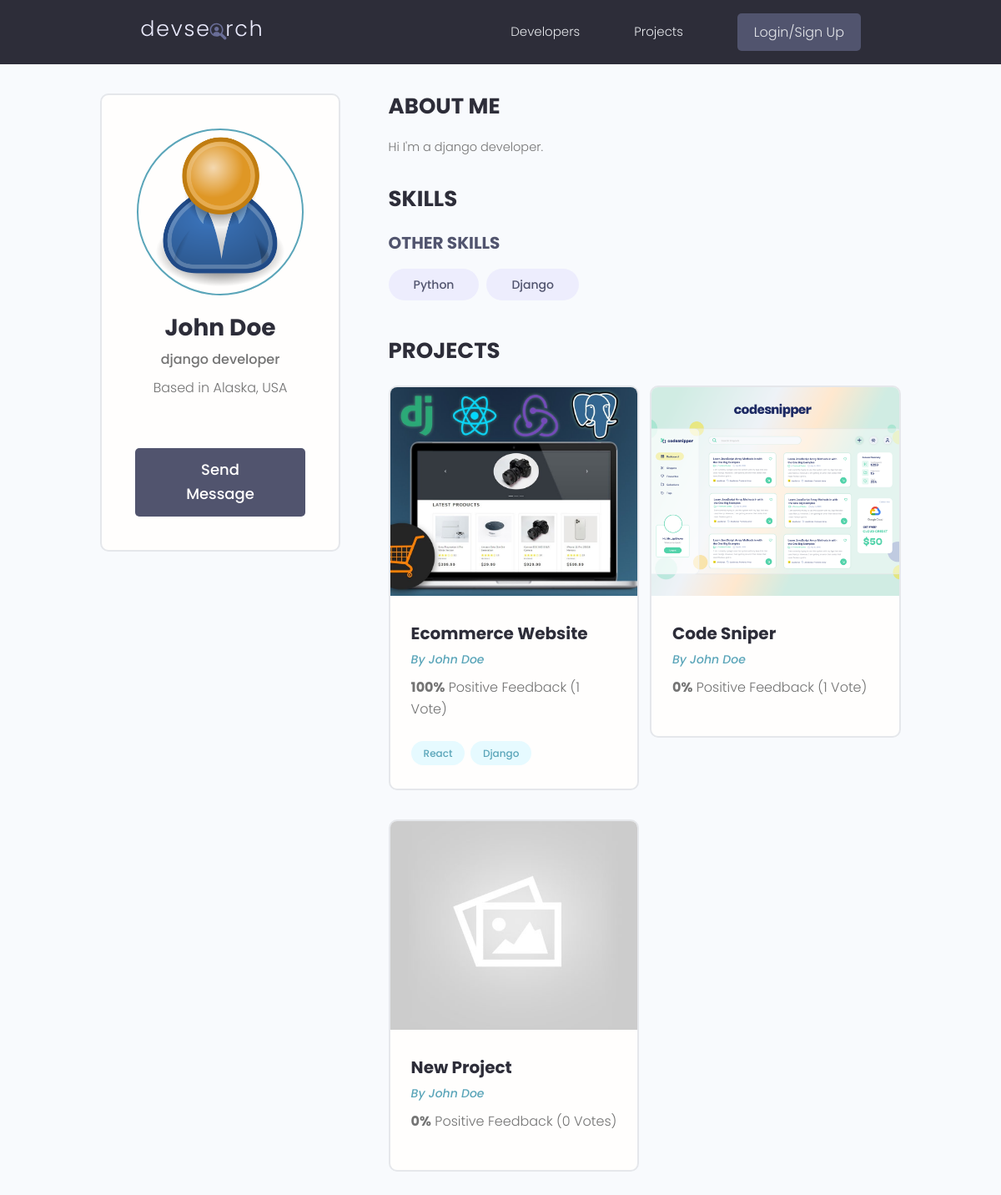
Screenshot of /profile/9b1d2f68-c537-4f3b-8278-d3011568947c/ with the database file from the repository.
### users/models.py (models this page shows, shortened)
class Profile(models.Model):
    user = models.OneToOneField(User, on_delete=models.CASCADE, null=True, blank=True)
    name = models.CharField(max_length=200, blank=True, null=True)
    email = models.EmailField(max_length=500, blank=True, null=True)
    username = models.CharField(max_length=200, blank=True, null=True)
    location = models.CharField(max_length=200, blank=True, null=True)
    short_intro = models.CharField(max_length=200, blank=True, null=True)
    bio = models.TextField(blank=True, null=True)
    profile_image = models.ImageField(null=True, blank=True, upload_to='profiles/', default="profiles/user-default.png")
    social_github = models.CharField(max_length=200, blank=True, null=True)
    social_twitter = models.CharField(max_length=200, blank=True, null=True)
    social_linkedin = models.CharField(max_length=200, blank=True, null=True)
    social_youtube = models.CharField(max_length=200, blank=True, null=True)
    social_website = models.CharField(max_length=200, blank=True, null=True)
    created = models.DateTimeField(auto_now_add=True)
    id = models.UUIDField(default=uuid.uuid4, unique=True, primary_key=True, editable=False)
    class Meta:
        ordering = ['created']

class Skill(models.Model):
    owner = models.ForeignKey(Profile, on_delete=models.CASCADE, null=True, blank=True)
    name = models.CharField(max_length=200, blank=True, null=True)
    description = models.TextField(null=True, blank=True)
    created = models.DateTimeField(auto_now_add=True)
    id = models.UUIDField(default=uuid.uuid4, unique=True, primary_key=True, editable=False)
    def __str__(self):
        return str(self.name)

### projects/models.py (models this page shows, shortened)
class Project(models.Model):
    owner = models.ForeignKey(Profile, null=True, blank=True, on_delete=models.CASCADE)
    title = models.CharField(max_length=200)
    description = models.TextField(null=True, blank=True)
    featured_image = models.ImageField(null=True, blank=True, default="default.jpg")
    demo_link = models.CharField(max_length=2000, null=True, blank=True)
    source_link = models.CharField(max_length=2000, null=True, blank=True)
    tags = models.ManyToManyField('Tag', blank=True)
    vote_total = models.IntegerField(default=0, null=True, blank=True)
    vote_ratio = models.IntegerField(default=0, null=True, blank=True)
    created = models.DateTimeField(auto_now_add=True)
    id = models.UUIDField(default=uuid.uuid4, unique=True, primary_key=True, editable=False)
    class Meta:
        ordering = ['-vote_ratio', '-vote_total', 'title']

class Tag(models.Model):
    name = models.CharField(max_length=200)
    created = models.DateTimeField(auto_now_add = True)
    id = models.UUIDField(default=uuid.uuid4, unique=True, primary_key=True, editable=False)
    def __str__(self):
        return self.name

### users/views.py (the view)
# urls.py: path('profile/<str:pk>/', views.userProfile, name="user-profile"),
def userProfile(request, pk):
    profile = Profile.objects.get(id=pk)
    topSkills = profile.skill_set.exclude(description__exact="")
    otherSkills = profile.skill_set.filter(description="")
    context = {'profile': profile, 'topSkills': topSkills, "otherSkills": otherSkills}
    return render(request, 'users/user-profile.html', context)

### users/templates/users/user-profile.html (shortened to what this page needs)
{% extends 'main.html' %}
{% block content %}
<main class="profile my-md">
    <div class="container">
      <div class="layout">
        <div class="column column--1of3">
          <div class="card text-center">
            <div class="card__body dev">
              <img class="avatar avatar--xl" src="{{ profile.profile_image.url }}" />
              <h2 class="dev__name">{{profile.name}}</h2>
              <p class="dev__title">{{profile.short_intro}}</p>
              <p class="dev__location">Based in {{profile.location}}</p>
              {% if request.user.profile.id != profile.id %}
              <a href="{% url 'create-message' profile.id %}" class="btn btn--sub btn--lg">Send Message </a>
              {% endif %}
            </div>
          </div>
        </div>
        <div class="column column--2of3">
          <div class="devInfo">
            <h3 class="devInfo__title">About Me</h3>
            <p class="devInfo__about">{{profile.bio}}</p>
          </div>
          <div class="devInfo">
            <h3 class="devInfo__title">Skills</h3>
            <div class="devInfo__skills">
              <h3 class="devInfo__subtitle">Other Skills</h3>
              <div class="devInfo__otherSkills">
                {% for skill in otherSkills %}
                <span class="tag tag--pill tag--sub tag--lg">
                  <small>{{skill}}</small>
                </span>
                {% endfor %}
              </div>
            </div>
          </div>
          <div class="devInfo">
            <h3 class="devInfo__title">Projects</h3>
            <div class="grid grid--two">
              {% for project in profile.project_set.all %}
              <div class="column">
                <div class="card project">
                  <a href="{% url 'project' project.id %}" class="project">
                    <img class="project__thumbnail" src="{{ project.featured_image.url }}" alt="project thumbnail" />
                    <div class="card__body">
                      <h3 class="project__title">{{project.title}}</h3>
                      <p><a class="project__author" href="{% url 'user-profile' project.owner.id %}">By {{ project.owner.name }}</a></p>
                      <p class="project--rating">
                        <span style="font-weight: bold;">{{project.vote_ratio}}%</span> Positive
                        Feedback ({{project.vote_total}} Vote{{project.vote_total|pluralize:"s"}})
                      </p>
                      <div class="project__tags">
                        {% for tag in project.tags.all %}
                        <span class="tag tag--pill tag--main">
                          <small>{{tag}}</small>
                        </span>
                        {% endfor %}
                      </div>
                    </div>
                  </a>
                </div>
              </div>
              {% endfor%}
            </div>
          </div>
        </div>
      </div>
    </div>
  </main>
{% endblock content %}

### static/styles/app.css (style rules this page uses)
:root { --color-sub: #2d2d39; }
.btn--sub { background-color: var(--color-sub-light); }
.card { border: 2px solid var(--color-light); }
img { width: 100%; }
.profile .card > .dev { padding: 4rem; }
.dev__name { color: var(--color-sub); font-size: 2.8rem; font-weight: 700; margin-top: 1rem; margin-bottom: 0.5rem; }
.dev__title { font-size: 1.6rem; font-weight: 500; line-height: 1.3; }
.dev__location { margin-top: 1rem; }
.devInfo { margin-bottom: 3rem; }
.devInfo__title, .devInfo__subtitle { font-size: 2.6rem; color: var(--color-sub); text-transform: uppercase; font-weight: 700; margin-bottom: 1.5rem; }
.devInfo__subtitle { font-size: 2rem; color: var(--color-sub-light); }
.devInfo__about, .devSkill__info { font-size: 1.45rem; line-height: 1.7; text-align: justify; }
.project__author { font-size: 1.4rem; font-style: italic; }
.project--rating { margin-bottom: 1.6em; margin-top: .5em; }
.project__thumbnail { height: 25rem; object-fit: cover; object-position: top center; }
.project__title { font-size: 2rem; font-weight: 700; color: var(--color-sub); }

### static/uikit/styles/modules/_variables.css (style rules this page uses)
:root { --color-main: #5aa5b9; --color-main-light: #e6faff; --color-sub: #3f4156; --color-sub-light: #51546e; --color-sub-lighter: #ededfd; --color-text: #737373; --color-gray: #8b8b8b; --color-light: #e5e7eb; --color-light-gray: #767676; --color-bg: #f8fafd; --color-white: #fffefd; --color-white-light: #f3f3f3; --color-success: #359e64; --color-success-bg: #def8e8; --color-error: #fc4b0b; --color-error-bg: #fff2ee; --font-base: 'Poppins', arial, helvetica, 'Segoe UI', roboto, ubuntu, sans-serif; --font-monospace: 'Fira Code', 'Courier New', courier, monospace; --font-regular: 300; --font-medium: 500; --font-bold: 700; --generic-shadow: 1px 1px 5px #00000010; --generic-transition: all 0.3s ease-in-out; }

### static/uikit/styles/modules/_base.css (style rules this page uses)
* { margin: 0; padding: 0; box-sizing: border-box; text-rendering: optimizeLegibility; color: inherit; font-size: inherit; }
html { font-size: 50%; }
@media only screen and (min-width: 480px) { html { font-size: 56.25%; } }
@media only screen and (min-width: 1200px) { html { font-size: 62.5%; } }
body { line-height: 1.6; font-weight: 400; font-size: 1.5rem; color: var(--color-text); background-color: var(--color-bg); min-height: 100vh; }

### static/uikit/styles/modules/_typography.css (style rules this page uses)
* { font-family: var(--font-base); }
h2 { font-size: 3.6rem; font-weight: var(--font-bold); }
h3 { font-size: 3.2rem; font-weight: var(--font-medium); }
p, span, strong { font-size: 1.6rem; color: var(--color-text); font-weight: var(--font-regular); }
a { padding-bottom: 2px; text-decoration: none; display: inline-block; color: var(--color-main); font-weight: var(--font-medium); }

### static/uikit/styles/modules/_utilities.css (style rules this page uses)
.container { width: 92%; max-width: 165rem; margin: 0 auto; box-sizing: border-box; }
@media screen and (min-width: 1000px) { .container { width: 90%; } }
@media screen and (min-width: 1200px) { .container { width: 80%; } }
.text-center { text-align: center; }
.my-md { margin: 3rem auto; }

### static/uikit/styles/modules/_avatar.css (style rules this page uses)
.avatar { border-radius: 50%; border: 2px solid var(--color-main); object-fit: cover; }
.avatar--xl { height: 20rem; width: 20rem; }

### static/uikit/styles/modules/_button.css (style rules this page uses)
.btn { display: inline-block; position: relative; cursor: pointer; background-color: var(--color-light); font-weight: var(--font-medium); color: var(--color-sub); text-decoration: none; padding: 1rem 2rem; border-radius: 0.5rem; border: none; width: -webkit-fit-content; width: -moz-fit-content; width: fit-content; height: -webkit-fit-content; height: -moz-fit-content; height: fit-content; font-size: 1.6rem; outline-width: 0; outline-color: transparent; -webkit-backface-visibility: hidden; backface-visibility: hidden; transition: all 0.3s ease-in-out; }
.btn--sub { background-color: var(--color-sub); color: var(--color-white); }
.btn--lg { font-size: 1.8rem; padding: 1.2rem 4.5rem; }

### static/uikit/styles/modules/_card.css (style rules this page uses)
.card { border-radius: 1rem; background-color: var(--color-white); border: 1.5px solid var(--color-light); width: auto; height: auto; margin-top: 0.5rem; margin-bottom: 0.5rem; overflow: hidden; }
.card__body, .card__header { padding: 2rem 2.5rem; }

### static/uikit/styles/modules/_grid.css (style rules this page uses)
.grid { display: flex; flex-wrap: wrap; justify-content: flex-start; align-items: stretch; }
.grid > .column { min-width: 28rem; margin-bottom: 2.5rem; }
.grid--two > .column { flex-basis: 100%; }
@media screen and (min-width: 800px) { .grid--two { margin-right: -2%; } }
@media screen and (min-width: 800px) { .grid--two > .column { margin-right: 2%; } }
@media screen and (min-width: 800px) { .grid--two > .column { flex-basis: 48%; } }

### rows the page displays
Profile: profile_image (placeholder picture), name "John Doe", short_intro "django developer", location "Alaska, USA", bio "Hi I'm a django developer."
Skill: name "Python"
Skill: name "Django"
Project: featured_image (picture), title "Ecommerce Website", owner.name "John Doe", vote_ratio "100", vote_total "1"
Tag: name "React"
Tag: name "Django"
Project: featured_image (picture), title "Code Sniper", owner.name "John Doe", vote_ratio "0", vote_total "1"
Project: featured_image (placeholder picture), title "New Project", owner.name "John Doe", vote_ratio "0", vote_total "0"
